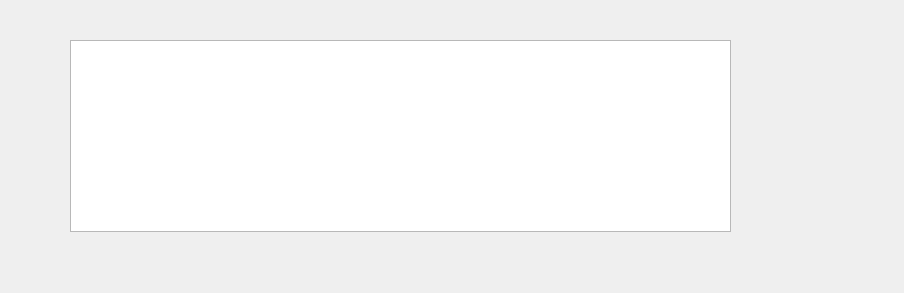
<?xml version="1.0" encoding="UTF-8"?>
<ui version="4.0">
 <class>Form</class>
 <widget class="QWidget" name="Form">
  <property name="geometry">
   <rect>
    <x>0</x>
    <y>0</y>
    <width>904</width>
    <height>293</height>
   </rect>
  </property>
  <property name="windowTitle">
   <string>Form</string>
  </property>
  <widget class="QTableWidget" name="tableWidget">
   <property name="geometry">
    <rect>
     <x>70</x>
     <y>40</y>
     <width>661</width>
     <height>192</height>
    </rect>
   </property>
  </widget>
 </widget>
 <resources/>
 <connections/>
</ui>
